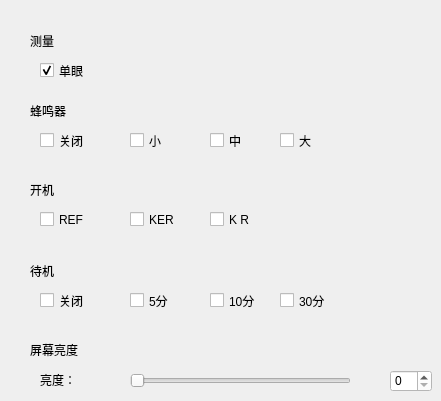
      <widget class="QWidget" name="page_moshi">
       <widget class="QCheckBox" name="checkBox_39">
        <property name="geometry">
         <rect>
          <x>280</x>
          <y>290</y>
          <width>81</width>
          <height>21</height>
         </rect>
        </property>
        <property name="acceptDrops">
         <bool>true</bool>
        </property>
        <property name="styleSheet">
         <string notr="true">font: 13pt &quot;黑体&quot;;</string>
        </property>
        <property name="text">
         <string>30分</string>
        </property>
       </widget>
       <widget class="QLabel" name="label_18">
        <property name="geometry">
         <rect>
          <x>30</x>
          <y>100</y>
          <width>61</width>
          <height>21</height>
         </rect>
        </property>
        <property name="styleSheet">
         <string notr="true">font: 14pt &quot;黑体&quot;;</string>
        </property>
        <property name="text">
         <string>蜂鸣器</string>
        </property>
       </widget>
       <widget class="QCheckBox" name="checkBox_29">
        <property name="geometry">
         <rect>
          <x>40</x>
          <y>209</y>
          <width>81</width>
          <height>21</height>
         </rect>
        </property>
        <property name="acceptDrops">
         <bool>true</bool>
        </property>
        <property name="styleSheet">
         <string notr="true">font: 13pt &quot;黑体&quot;;</string>
        </property>
        <property name="text">
         <string>REF</string>
        </property>
       </widget>
       <widget class="QLabel" name="label_19">
        <property name="geometry">
         <rect>
          <x>30</x>
          <y>261</y>
          <width>81</width>
          <height>20</height>
         </rect>
        </property>
        <property name="styleSheet">
         <string notr="true">font: 14pt &quot;黑体&quot;;</string>
        </property>
        <property name="text">
         <string>待机</string>
        </property>
       </widget>
       <widget class="QCheckBox" name="checkBox_37">
        <property name="geometry">
         <rect>
          <x>210</x>
          <y>290</y>
          <width>61</width>
          <height>21</height>
         </rect>
        </property>
        <property name="acceptDrops">
         <bool>true</bool>
        </property>
        <property name="styleSheet">
         <string notr="true">font: 13pt &quot;黑体&quot;;</string>
        </property>
        <property name="text">
         <string>10分</string>
        </property>
       </widget>
       <widget class="QCheckBox" name="checkBox_38">
        <property name="geometry">
         <rect>
          <x>280</x>
          <y>130</y>
          <width>81</width>
          <height>21</height>
         </rect>
        </property>
        <property name="acceptDrops">
         <bool>true</bool>
        </property>
        <property name="styleSheet">
         <string notr="true">font: 13pt &quot;黑体&quot;;</string>
        </property>
        <property name="text">
         <string>大</string>
        </property>
       </widget>
       <widget class="QCheckBox" name="checkBox_31">
        <property name="geometry">
         <rect>
          <x>40</x>
          <y>290</y>
          <width>81</width>
          <height>21</height>
         </rect>
        </property>
        <property name="acceptDrops">
         <bool>true</bool>
        </property>
        <property name="styleSheet">
         <string notr="true">font: 13pt &quot;黑体&quot;;</string>
        </property>
        <property name="text">
         <string>关闭</string>
        </property>
       </widget>
       <widget class="QCheckBox" name="checkBox_27">
        <property name="geometry">
         <rect>
          <x>130</x>
          <y>130</y>
          <width>81</width>
          <height>21</height>
         </rect>
        </property>
        <property name="acceptDrops">
         <bool>true</bool>
        </property>
        <property name="styleSheet">
         <string notr="true">font: 13pt &quot;黑体&quot;;</string>
        </property>
        <property name="text">
         <string>小</string>
        </property>
       </widget>
       <widget class="QSpinBox" name="spinBox">
        <property name="geometry">
         <rect>
          <x>390</x>
          <y>370</y>
          <width>42</width>
          <height>22</height>
         </rect>
        </property>
        <property name="styleSheet">
         <string notr="true">background-color: rgb(255, 255, 255);</string>
        </property>
       </widget>
       <widget class="QCheckBox" name="checkBox_35">
        <property name="geometry">
         <rect>
          <x>130</x>
          <y>209</y>
          <width>81</width>
          <height>21</height>
         </rect>
        </property>
        <property name="acceptDrops">
         <bool>true</bool>
        </property>
        <property name="styleSheet">
         <string notr="true">font: 13pt &quot;黑体&quot;;</string>
        </property>
        <property name="text">
         <string>KER</string>
        </property>
       </widget>
       <widget class="QCheckBox" name="checkBox_single_eye">
        <property name="geometry">
         <rect>
          <x>40</x>
          <y>60</y>
          <width>81</width>
          <height>21</height>
         </rect>
        </property>
        <property name="acceptDrops">
         <bool>true</bool>
        </property>
        <property name="styleSheet">
         <string notr="true">font: 13pt &quot;黑体&quot;;</string>
        </property>
        <property name="text">
         <string>单眼</string>
        </property>
        <property name="checked">
         <bool>true</bool>
        </property>
       </widget>
       <widget class="QLabel" name="label_20">
        <property name="geometry">
         <rect>
          <x>30</x>
          <y>340</y>
          <width>81</width>
          <height>20</height>
         </rect>
        </property>
        <property name="styleSheet">
         <string notr="true">font: 14pt &quot;黑体&quot;;</string>
        </property>
        <property name="text">
         <string>屏幕亮度</string>
        </property>
       </widget>
       <widget class="QSlider" name="horizontalSlider">
        <property name="geometry">
         <rect>
          <x>130</x>
          <y>370</y>
          <width>221</width>
          <height>22</height>
         </rect>
        </property>
        <property name="orientation">
         <enum>Qt::Horizontal</enum>
        </property>
       </widget>
       <widget class="QLabel" name="label_21">
        <property name="geometry">
         <rect>
          <x>30</x>
          <y>180</y>
          <width>61</width>
          <height>20</height>
         </rect>
        </property>
        <property name="styleSheet">
         <string notr="true">font: 14pt &quot;黑体&quot;;</string>
        </property>
        <property name="text">
         <string>开机</string>
        </property>
       </widget>
       <widget class="QCheckBox" name="checkBox_25">
        <property name="geometry">
         <rect>
          <x>130</x>
          <y>290</y>
          <width>81</width>
          <height>21</height>
         </rect>
        </property>
        <property name="acceptDrops">
         <bool>true</bool>
        </property>
        <property name="styleSheet">
         <string notr="true">font: 13pt &quot;黑体&quot;;</string>
        </property>
        <property name="text">
         <string>5分</string>
        </property>
       </widget>
       <widget class="QLabel" name="label_22">
        <property name="geometry">
         <rect>
          <x>40</x>
          <y>370</y>
          <width>81</width>
          <height>20</height>
         </rect>
        </property>
        <property name="styleSheet">
         <string notr="true">font: 14pt &quot;黑体&quot;;</string>
        </property>
        <property name="text">
         <string>亮度：</string>
        </property>
       </widget>
       <widget class="QCheckBox" name="checkBox_36">
        <property name="geometry">
         <rect>
          <x>210</x>
          <y>130</y>
          <width>51</width>
          <height>21</height>
         </rect>
        </property>
        <property name="acceptDrops">
         <bool>true</bool>
        </property>
        <property name="styleSheet">
         <string notr="true">font: 13pt &quot;黑体&quot;;</string>
        </property>
        <property name="text">
         <string>中</string>
        </property>
       </widget>
       <widget class="QLabel" name="label_23">
        <property name="geometry">
         <rect>
          <x>30</x>
          <y>30</y>
          <width>41</width>
          <height>21</height>
         </rect>
        </property>
        <property name="styleSheet">
         <string notr="true">font: 14pt &quot;黑体&quot;;</string>
        </property>
        <property name="text">
         <string>测量</string>
        </property>
       </widget>
       <widget class="QCheckBox" name="checkBox_34">
        <property name="geometry">
         <rect>
          <x>40</x>
          <y>130</y>
          <width>81</width>
          <height>21</height>
         </rect>
        </property>
        <property name="acceptDrops">
         <bool>true</bool>
        </property>
        <property name="styleSheet">
         <string notr="true">font: 13pt &quot;黑体&quot;;</string>
        </property>
        <property name="text">
         <string>关闭</string>
        </property>
       </widget>
       <widget class="QCheckBox" name="checkBox_33">
        <property name="geometry">
         <rect>
          <x>210</x>
          <y>209</y>
          <width>51</width>
          <height>21</height>
         </rect>
        </property>
        <property name="acceptDrops">
         <bool>true</bool>
        </property>
        <property name="styleSheet">
         <string notr="true">font: 13pt &quot;黑体&quot;;</string>
        </property>
        <property name="text">
         <string>K R</string>
        </property>
       </widget>
      </widget>
